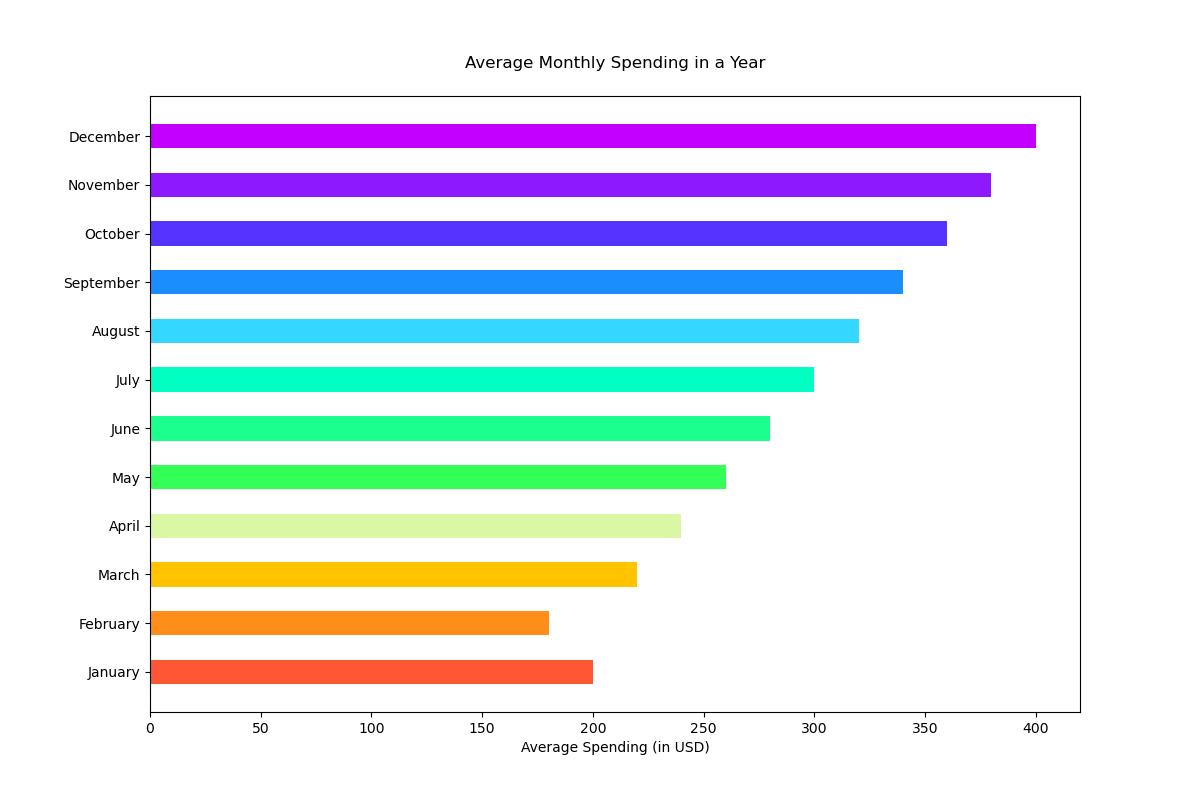

Reproduce this figure in Python.

import matplotlib.pyplot as plt

# Data
months = [
    "January", "February", "March", "April",
    "May", "June", "July", "August",
    "September", "October", "November", "December"
]
average_spending = [200, 180, 220, 240, 260, 280, 300, 320, 340, 360, 380, 400]

# Creating horizontal bar chart
fig, ax = plt.subplots(figsize=(12, 8))  # Change the width and height of the chart

ax.barh(months, average_spending, color=[
    '#FF5733', '#FF8D1A', '#FFC300', '#DAF7A6',
    '#33FF57', '#1AFF8D', '#00FFC3', '#33D7FF',
    '#1A8DFF', '#5733FF', '#8D1AFF', '#C300FF'
], height=0.5)  # Change bar color and width

# Adding labels and title
ax.set_xlabel('Average Spending (in USD)')
ax.set_title('Average Monthly Spending in a Year', pad=20)

# Show the plot
plt.show()
